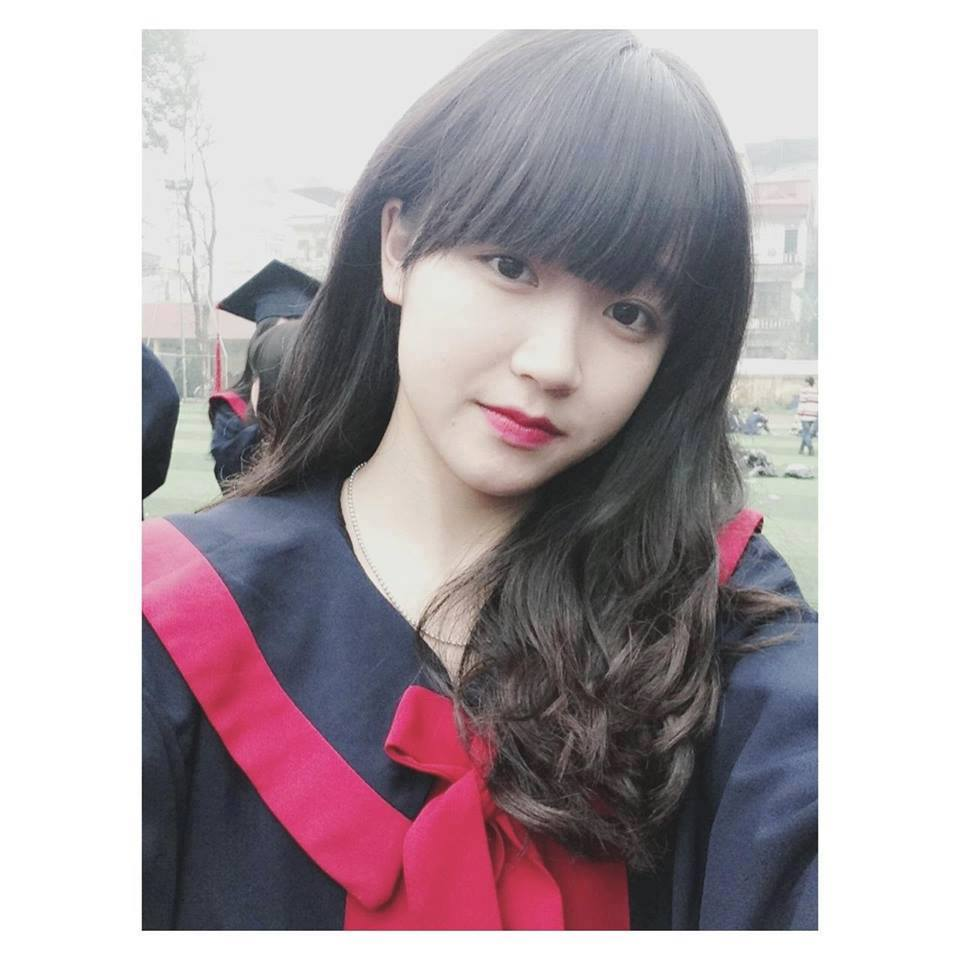
#> input picture weekly_exercises/powerpoint-effect/img.jpg, 960 x 960 px
$ python pushleft.py
#> lines starting #> are read from the running program, lines starting #| are printed output that depends on the picture
import cv2
import numpy as np

img1 = cv2.imread('img.jpg')
#> img1 is the input picture: shape (960, 960, 3); mean B, G, R 172.3, 167, 177.7

img2 = cv2.imread('img.jpg')

h, w, _ = img1.shape
#> h = 960; w = 960


for D in range(0, w, 1):
    # 1. Lay anh trai
    sub_img1 = img1[:, D:]
    # 2. Lay anh phai
    sub_img2 = img2[:, :D]
    # gop anh
    img_final = np.concatenate((sub_img1, sub_img2), axis=1)

    cv2.imshow('img', img_final)
    cv2.waitKey(1)
#> this loop made 960 passes
#> pass 3, `img_final = np.concatenate((sub_img1, sub_img2), axis=1)`:
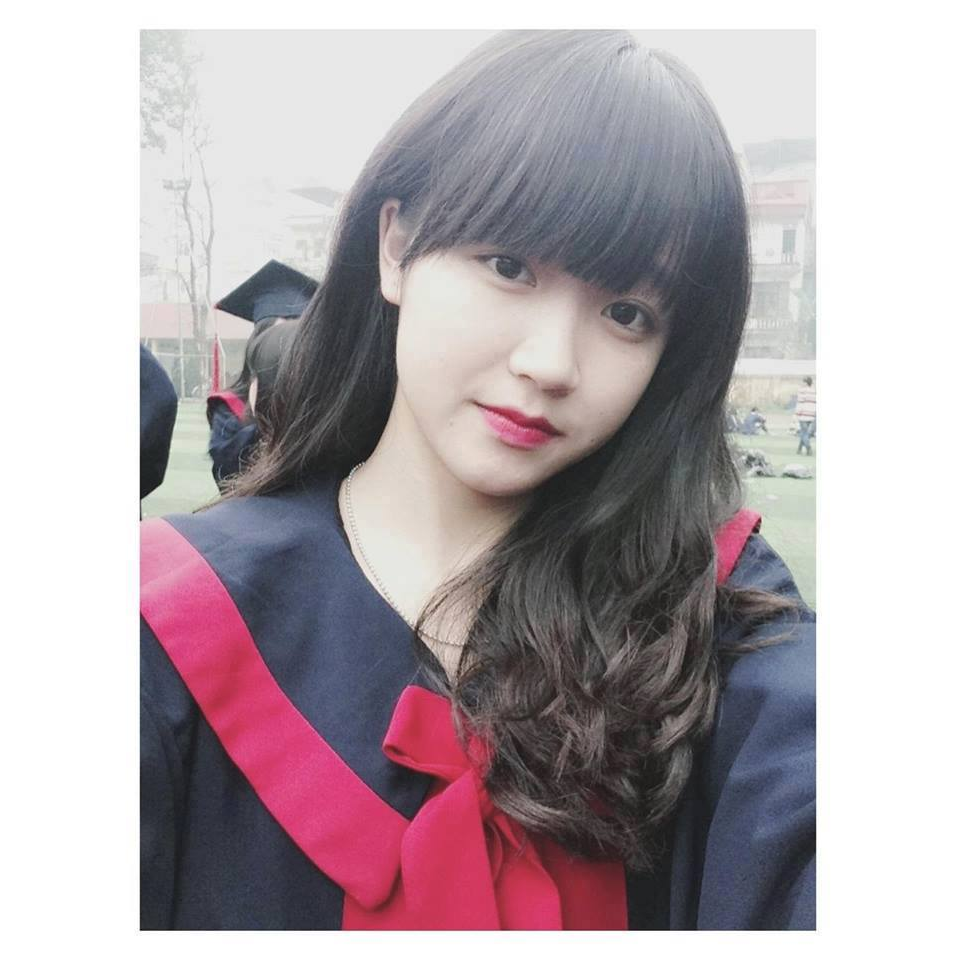
#> img_final: shape (960, 960, 3); mean B, G, R 172.3, 167, 177.7
